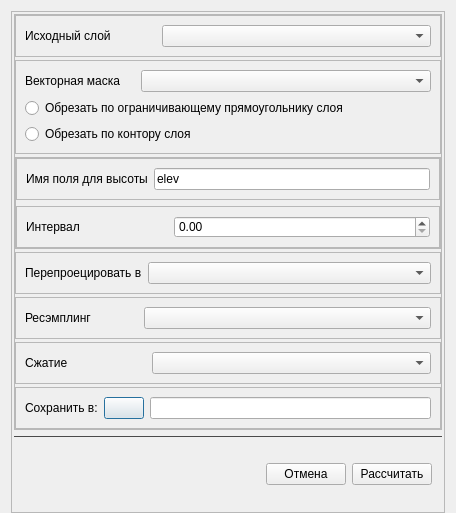
<?xml version="1.0" encoding="UTF-8"?>
<ui version="4.0">
 <class>RasterProccessingForm</class>
 <widget class="QDialog" name="RasterProccessingForm">
  <property name="geometry">
   <rect>
    <x>0</x>
    <y>0</y>
    <width>456</width>
    <height>513</height>
   </rect>
  </property>
  <property name="windowTitle">
   <string>Dialog</string>
  </property>
  <layout class="QVBoxLayout" name="verticalLayout_3">
   <property name="bottomMargin">
    <number>0</number>
   </property>
   <item>
    <widget class="QFrame" name="frame">
     <property name="frameShape">
      <enum>QFrame::StyledPanel</enum>
     </property>
     <property name="frameShadow">
      <enum>QFrame::Raised</enum>
     </property>
     <layout class="QVBoxLayout" name="verticalLayout">
      <property name="leftMargin">
       <number>2</number>
      </property>
      <property name="topMargin">
       <number>2</number>
      </property>
      <property name="rightMargin">
       <number>2</number>
      </property>
      <property name="bottomMargin">
       <number>0</number>
      </property>
      <item>
       <widget class="QFrame" name="frame_3">
        <property name="frameShape">
         <enum>QFrame::StyledPanel</enum>
        </property>
        <property name="frameShadow">
         <enum>QFrame::Raised</enum>
        </property>
        <layout class="QVBoxLayout" name="verticalLayout_2">
         <property name="spacing">
          <number>3</number>
         </property>
         <property name="leftMargin">
          <number>0</number>
         </property>
         <property name="topMargin">
          <number>0</number>
         </property>
         <property name="rightMargin">
          <number>0</number>
         </property>
         <property name="bottomMargin">
          <number>0</number>
         </property>
         <item>
          <widget class="QFrame" name="frameFirstInputLayer">
           <property name="styleSheet">
            <string notr="true">/* QFrame без QLabel */
QFrame:hover {
    border: 1px solid #4f4f4f;
    background-color: #2a2a2a;
}

/* Возвращаем QLabel как было */
QLabel:hover {
    border: none;
    background-color: transparent;
}</string>
           </property>
           <property name="frameShape">
            <enum>QFrame::StyledPanel</enum>
           </property>
           <property name="frameShadow">
            <enum>QFrame::Raised</enum>
           </property>
           <layout class="QHBoxLayout" name="horizontalLayout_6">
            <item>
             <widget class="QLabel" name="label">
              <property name="sizePolicy">
               <sizepolicy hsizetype="Maximum" vsizetype="Preferred">
                <horstretch>0</horstretch>
                <verstretch>0</verstretch>
               </sizepolicy>
              </property>
              <property name="text">
               <string>Исходный слой</string>
              </property>
             </widget>
            </item>
            <item>
             <spacer name="horizontalSpacer_2">
              <property name="orientation">
               <enum>Qt::Horizontal</enum>
              </property>
              <property name="sizeType">
               <enum>QSizePolicy::Maximum</enum>
              </property>
              <property name="sizeHint" stdset="0">
               <size>
                <width>45</width>
                <height>20</height>
               </size>
              </property>
             </spacer>
            </item>
            <item>
             <widget class="QComboBox" name="comboBoxInputRaster"/>
            </item>
           </layout>
          </widget>
         </item>
         <item>
          <widget class="QFrame" name="frameCutRaster">
           <property name="styleSheet">
            <string notr="true">/* QFrame без QLabel */
QFrame:hover {
    border: 1px solid #4f4f4f;
    background-color: #2a2a2a;
}

/* Возвращаем QLabel как было */
QLabel:hover {
    border: none;
    background-color: transparent;
}</string>
           </property>
           <property name="frameShape">
            <enum>QFrame::StyledPanel</enum>
           </property>
           <property name="frameShadow">
            <enum>QFrame::Raised</enum>
           </property>
           <layout class="QVBoxLayout" name="verticalLayout_4">
            <property name="leftMargin">
             <number>9</number>
            </property>
            <property name="topMargin">
             <number>9</number>
            </property>
            <property name="rightMargin">
             <number>9</number>
            </property>
            <property name="bottomMargin">
             <number>9</number>
            </property>
            <item>
             <widget class="QFrame" name="frame_4">
              <property name="styleSheet">
               <string notr="true">/* QFrame без QLabel */
QFrame:hover {
    border: none
}
QFrame {
    border: none
}
/* Возвращаем QLabel как было */
QLabel:hover {
    border: none;
    background-color: transparent;
}</string>
              </property>
              <property name="frameShape">
               <enum>QFrame::StyledPanel</enum>
              </property>
              <property name="frameShadow">
               <enum>QFrame::Raised</enum>
              </property>
              <layout class="QHBoxLayout" name="horizontalLayout_3">
               <property name="spacing">
                <number>6</number>
               </property>
               <property name="leftMargin">
                <number>0</number>
               </property>
               <property name="topMargin">
                <number>0</number>
               </property>
               <property name="rightMargin">
                <number>0</number>
               </property>
               <property name="bottomMargin">
                <number>0</number>
               </property>
               <item>
                <widget class="QLabel" name="label_5">
                 <property name="sizePolicy">
                  <sizepolicy hsizetype="Maximum" vsizetype="Preferred">
                   <horstretch>0</horstretch>
                   <verstretch>0</verstretch>
                  </sizepolicy>
                 </property>
                 <property name="text">
                  <string>Векторная маска</string>
                 </property>
                </widget>
               </item>
               <item>
                <spacer name="horizontalSpacer_4">
                 <property name="orientation">
                  <enum>Qt::Horizontal</enum>
                 </property>
                 <property name="sizeType">
                  <enum>QSizePolicy::Maximum</enum>
                 </property>
                 <property name="sizeHint" stdset="0">
                  <size>
                   <width>15</width>
                   <height>20</height>
                  </size>
                 </property>
                </spacer>
               </item>
               <item>
                <widget class="QComboBox" name="comboBoxSecondInputLayer"/>
               </item>
              </layout>
             </widget>
            </item>
            <item>
             <widget class="QRadioButton" name="radioButtonBBox">
              <property name="text">
               <string>Обрезать по ограничивающему прямоугольнику слоя</string>
              </property>
             </widget>
            </item>
            <item>
             <widget class="QRadioButton" name="radioButtonContour">
              <property name="text">
               <string>Обрезать по контору слоя</string>
              </property>
             </widget>
            </item>
           </layout>
          </widget>
         </item>
         <item>
          <widget class="QFrame" name="frameContours">
           <property name="frameShape">
            <enum>QFrame::StyledPanel</enum>
           </property>
           <property name="frameShadow">
            <enum>QFrame::Raised</enum>
           </property>
           <layout class="QVBoxLayout" name="verticalLayout_5">
            <property name="spacing">
             <number>6</number>
            </property>
            <property name="leftMargin">
             <number>0</number>
            </property>
            <property name="topMargin">
             <number>0</number>
            </property>
            <property name="rightMargin">
             <number>0</number>
            </property>
            <property name="bottomMargin">
             <number>0</number>
            </property>
            <item>
             <widget class="QFrame" name="frame_2">
              <property name="styleSheet">
               <string notr="true">/* QFrame без QLabel */
QFrame:hover {
    border: 1px solid #4f4f4f;
    background-color: #2a2a2a;
}

/* Возвращаем QLabel как было */
QLabel:hover {
    border: none;
    background-color: transparent;
}</string>
              </property>
              <property name="frameShape">
               <enum>QFrame::StyledPanel</enum>
              </property>
              <property name="frameShadow">
               <enum>QFrame::Raised</enum>
              </property>
              <layout class="QHBoxLayout" name="horizontalLayout_9">
               <item>
                <widget class="QLabel" name="label_8">
                 <property name="sizePolicy">
                  <sizepolicy hsizetype="Maximum" vsizetype="Preferred">
                   <horstretch>0</horstretch>
                   <verstretch>0</verstretch>
                  </sizepolicy>
                 </property>
                 <property name="text">
                  <string>Имя поля для высоты</string>
                 </property>
                </widget>
               </item>
               <item>
                <widget class="QLineEdit" name="lineEditElevationFieldName">
                 <property name="text">
                  <string>elev</string>
                 </property>
                </widget>
               </item>
              </layout>
             </widget>
            </item>
            <item>
             <widget class="QFrame" name="frame_5">
              <property name="styleSheet">
               <string notr="true">/* QFrame без QLabel */
QFrame:hover {
    border: 1px solid #4f4f4f;
    background-color: #2a2a2a;
}

/* Возвращаем QLabel как было */
QLabel:hover {
    border: none;
    background-color: transparent;
}</string>
              </property>
              <property name="frameShape">
               <enum>QFrame::StyledPanel</enum>
              </property>
              <property name="frameShadow">
               <enum>QFrame::Raised</enum>
              </property>
              <layout class="QHBoxLayout" name="horizontalLayout_8">
               <item>
                <widget class="QLabel" name="label_7">
                 <property name="sizePolicy">
                  <sizepolicy hsizetype="Maximum" vsizetype="Preferred">
                   <horstretch>0</horstretch>
                   <verstretch>0</verstretch>
                  </sizepolicy>
                 </property>
                 <property name="text">
                  <string>Интервал</string>
                 </property>
                </widget>
               </item>
               <item>
                <spacer name="horizontalSpacer_6">
                 <property name="orientation">
                  <enum>Qt::Horizontal</enum>
                 </property>
                 <property name="sizeType">
                  <enum>QSizePolicy::Maximum</enum>
                 </property>
                 <property name="sizeHint" stdset="0">
                  <size>
                   <width>88</width>
                   <height>20</height>
                  </size>
                 </property>
                </spacer>
               </item>
               <item>
                <widget class="QDoubleSpinBox" name="doubleSpinBoxContoursInterval">
                 <property name="maximum">
                  <double>99999.990000000005239</double>
                 </property>
                </widget>
               </item>
              </layout>
             </widget>
            </item>
           </layout>
          </widget>
         </item>
         <item>
          <widget class="QFrame" name="frameReproject">
           <property name="frameShape">
            <enum>QFrame::StyledPanel</enum>
           </property>
           <property name="frameShadow">
            <enum>QFrame::Raised</enum>
           </property>
           <layout class="QHBoxLayout" name="horizontalLayout_5">
            <item>
             <widget class="QLabel" name="label_2">
              <property name="sizePolicy">
               <sizepolicy hsizetype="Maximum" vsizetype="Preferred">
                <horstretch>0</horstretch>
                <verstretch>0</verstretch>
               </sizepolicy>
              </property>
              <property name="text">
               <string>Перепроецировать в</string>
              </property>
             </widget>
            </item>
            <item>
             <widget class="CRSComboBox" name="comboBoxTargetCRS"/>
            </item>
           </layout>
          </widget>
         </item>
         <item>
          <widget class="QFrame" name="frameResampling">
           <property name="frameShape">
            <enum>QFrame::StyledPanel</enum>
           </property>
           <property name="frameShadow">
            <enum>QFrame::Raised</enum>
           </property>
           <layout class="QHBoxLayout" name="horizontalLayout_2">
            <item>
             <widget class="QLabel" name="label_4">
              <property name="sizePolicy">
               <sizepolicy hsizetype="Maximum" vsizetype="Preferred">
                <horstretch>0</horstretch>
                <verstretch>0</verstretch>
               </sizepolicy>
              </property>
              <property name="text">
               <string>Ресэмплинг</string>
              </property>
             </widget>
            </item>
            <item>
             <spacer name="horizontalSpacer_3">
              <property name="orientation">
               <enum>Qt::Horizontal</enum>
              </property>
              <property name="sizeType">
               <enum>QSizePolicy::Maximum</enum>
              </property>
              <property name="sizeHint" stdset="0">
               <size>
                <width>46</width>
                <height>20</height>
               </size>
              </property>
             </spacer>
            </item>
            <item>
             <widget class="ResamplingMethodComboBox" name="comboBoxResampling"/>
            </item>
           </layout>
          </widget>
         </item>
         <item>
          <widget class="QFrame" name="frameCompression">
           <property name="frameShape">
            <enum>QFrame::StyledPanel</enum>
           </property>
           <property name="frameShadow">
            <enum>QFrame::Raised</enum>
           </property>
           <layout class="QHBoxLayout" name="horizontalLayout_7">
            <item>
             <widget class="QLabel" name="label_6">
              <property name="sizePolicy">
               <sizepolicy hsizetype="Maximum" vsizetype="Preferred">
                <horstretch>0</horstretch>
                <verstretch>0</verstretch>
               </sizepolicy>
              </property>
              <property name="text">
               <string>Сжатие</string>
              </property>
             </widget>
            </item>
            <item>
             <spacer name="horizontalSpacer_5">
              <property name="orientation">
               <enum>Qt::Horizontal</enum>
              </property>
              <property name="sizeType">
               <enum>QSizePolicy::Maximum</enum>
              </property>
              <property name="sizeHint" stdset="0">
               <size>
                <width>78</width>
                <height>20</height>
               </size>
              </property>
             </spacer>
            </item>
            <item>
             <widget class="CompressionMethodComboBox" name="comboBoxCompression"/>
            </item>
           </layout>
          </widget>
         </item>
         <item>
          <widget class="QFrame" name="frameOutputPath">
           <property name="styleSheet">
            <string notr="true">/* QFrame без QLabel */
QFrame:hover {
    border: 1px solid #4f4f4f;
    background-color: #2a2a2a;
}

/* Возвращаем QLabel как было */
QLabel:hover {
    border: none;
    background-color: transparent;
}</string>
           </property>
           <property name="frameShape">
            <enum>QFrame::StyledPanel</enum>
           </property>
           <property name="frameShadow">
            <enum>QFrame::Raised</enum>
           </property>
           <layout class="QHBoxLayout" name="horizontalLayout_4">
            <item>
             <widget class="QLabel" name="label_3">
              <property name="sizePolicy">
               <sizepolicy hsizetype="Maximum" vsizetype="Preferred">
                <horstretch>0</horstretch>
                <verstretch>0</verstretch>
               </sizepolicy>
              </property>
              <property name="text">
               <string>Сохранить в:</string>
              </property>
             </widget>
            </item>
            <item>
             <widget class="FileDialogButton" name="pushButtonOuputPathBtn">
              <property name="sizePolicy">
               <sizepolicy hsizetype="Maximum" vsizetype="Fixed">
                <horstretch>0</horstretch>
                <verstretch>0</verstretch>
               </sizepolicy>
              </property>
              <property name="text">
               <string/>
              </property>
             </widget>
            </item>
            <item>
             <widget class="QLineEdit" name="lineEditOutputPath">
              <property name="sizePolicy">
               <sizepolicy hsizetype="Minimum" vsizetype="Fixed">
                <horstretch>0</horstretch>
                <verstretch>0</verstretch>
               </sizepolicy>
              </property>
             </widget>
            </item>
           </layout>
          </widget>
         </item>
        </layout>
       </widget>
      </item>
      <item>
       <widget class="QFrame" name="frame_8">
        <property name="styleSheet">
         <string notr="true">QFrame {border-top: 1px solid #4a4a4a;}</string>
        </property>
        <property name="frameShape">
         <enum>QFrame::StyledPanel</enum>
        </property>
        <property name="frameShadow">
         <enum>QFrame::Raised</enum>
        </property>
        <layout class="QHBoxLayout" name="horizontalLayout">
         <item>
          <spacer name="horizontalSpacer">
           <property name="orientation">
            <enum>Qt::Horizontal</enum>
           </property>
           <property name="sizeHint" stdset="0">
            <size>
             <width>40</width>
             <height>20</height>
            </size>
           </property>
          </spacer>
         </item>
         <item>
          <widget class="QPushButton" name="pushButtonCancel">
           <property name="sizePolicy">
            <sizepolicy hsizetype="Preferred" vsizetype="Fixed">
             <horstretch>0</horstretch>
             <verstretch>0</verstretch>
            </sizepolicy>
           </property>
           <property name="text">
            <string>Отмена</string>
           </property>
           <property name="icon">
            <iconset resource="../icons.qrc">
             <normaloff>:/images/icons/common/remove_icon_black_with_border.png</normaloff>:/images/icons/common/remove_icon_black_with_border.png</iconset>
           </property>
          </widget>
         </item>
         <item>
          <widget class="QPushButton" name="pushButtonAccept">
           <property name="sizePolicy">
            <sizepolicy hsizetype="Preferred" vsizetype="Fixed">
             <horstretch>0</horstretch>
             <verstretch>0</verstretch>
            </sizepolicy>
           </property>
           <property name="text">
            <string>Рассчитать</string>
           </property>
           <property name="icon">
            <iconset resource="../icons.qrc">
             <normaloff>:/images/icons/dialogs/icon_accept_black.png</normaloff>:/images/icons/dialogs/icon_accept_black.png</iconset>
           </property>
          </widget>
         </item>
        </layout>
       </widget>
      </item>
     </layout>
    </widget>
   </item>
  </layout>
 </widget>
 <customwidgets>
  <customwidget>
   <class>CRSComboBox</class>
   <extends>QComboBox</extends>
   <header>crscombobox.h</header>
  </customwidget>
  <customwidget>
   <class>FileDialogButton</class>
   <extends>QPushButton</extends>
   <header>filedialogbutton.h</header>
  </customwidget>
  <customwidget>
   <class>ResamplingMethodComboBox</class>
   <extends>QComboBox</extends>
   <header>customWidgets/rasterProccessingWidgets/resamplingmethodcombobox.h</header>
  </customwidget>
  <customwidget>
   <class>CompressionMethodComboBox</class>
   <extends>QComboBox</extends>
   <header>customWidgets/rasterProccessingWidgets/compressionmethodcombobox.h</header>
  </customwidget>
 </customwidgets>
 <resources>
  <include location="../icons.qrc"/>
 </resources>
 <connections/>
</ui>
